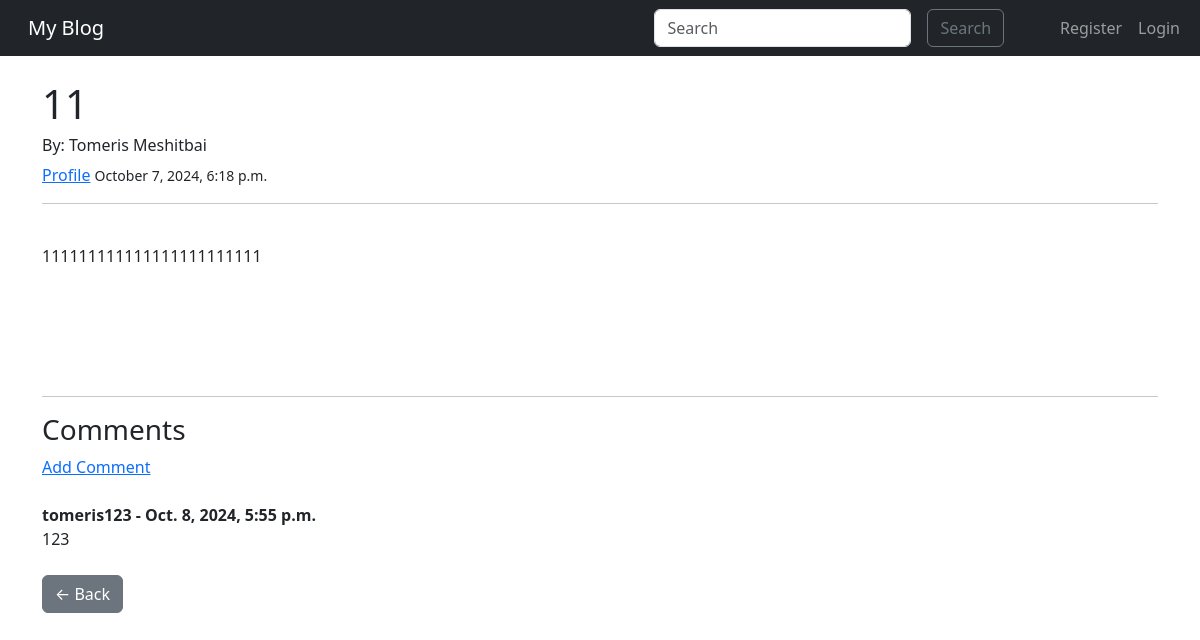
The app's page /post/19 with its own data.
### blog/models.py (models this page shows, shortened)
class Post(models.Model):
    title = models.CharField(max_length=255)
    content = models.TextField()
    author = models.ForeignKey(User,on_delete=models.CASCADE)
    created_at = models.DateTimeField(auto_now_add=True)

class Comment(models.Model):
    content = models.TextField()
    created_at = models.DateTimeField(auto_now_add=True)
    post = models.ForeignKey(Post, related_name='comments', on_delete=models.CASCADE)
    author = models.ForeignKey(User, on_delete=models.CASCADE)

### blog/views.py (the view)
# urls.py: path('post/<int:pk>', PostDetail.as_view(), name = "post-detail"),
class PostDetail(DetailView):
    model = Post
    template_name = 'post_detail.html'

### blog/templates/post_detail.html (shortened to what this page needs)
{% extends "base.html" %}
{% block content %}
<h1>{{ post.title }}</h1>
<h6>By: {{ post.author.first_name }} {{ post.author.last_name }}</h6>
<a href="{% url 'profile' post.author.id %}">Profile</a>
<small>{{ post.created_at|date:"F j, Y, g:i a" }}</small>
<hr>
<br/>
<div>
    {{ post.content|linebreaks }}
</div>
<br/><br/>
<br/><br/>
<hr>
<h3> Comments </h3>
{% if not post.comments.all %}
      No comment yet.. <a href="{% url 'add_comment' post.pk %}"> Add Comment </a>
{% else %}
      <a href="{% url 'add_comment' post.pk %}"> Add Comment </a>
      <br/>
      {% for comment in post.comments.all %}
              <br/>
              <strong>{{ comment.author }} - {{comment.created_at}}    </strong>
              <br/>
              {{comment.content}}
      {%endfor%}
{% endif %}
<br/><br/>
<a href="{% url 'home' %}" class="btn btn-secondary">← Back</a>
{% endblock %}

### records on screen
Post: title "11", author.first_name "Tomeris", author.last_name "Meshitbai", created_at "October 7, 2024, 6:18 p.m.", content "111111111111111111111111"
Comment: author "tomeris123", created_at "Oct. 8, 2024, 5:55 p.m.", content "123"
